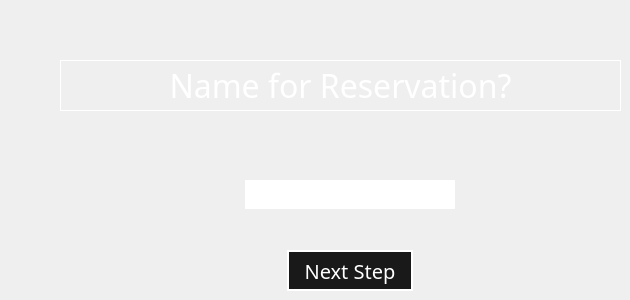
    <widget class="QWidget" name="BedType">
     <widget class="QLabel" name="ResHeader">
      <property name="geometry">
       <rect>
        <x>60</x>
        <y>60</y>
        <width>561</width>
        <height>51</height>
       </rect>
      </property>
      <property name="font">
       <font>
        <family>Century Gothic</family>
        <pointsize>24</pointsize>
        <weight>50</weight>
        <bold>false</bold>
       </font>
      </property>
      <property name="styleSheet">
       <string notr="true">color: rgb(255, 255, 255);</string>
      </property>
      <property name="frameShape">
       <enum>QFrame::Box</enum>
      </property>
      <property name="text">
       <string>Name for Reservation?</string>
      </property>
      <property name="alignment">
       <set>Qt::AlignCenter</set>
      </property>
     </widget>
     <widget class="QPushButton" name="ResProceedButton">
      <property name="geometry">
       <rect>
        <x>287</x>
        <y>250</y>
        <width>126</width>
        <height>41</height>
       </rect>
      </property>
      <property name="font">
       <font>
        <family>Baskerville</family>
        <pointsize>15</pointsize>
       </font>
      </property>
      <property name="cursor">
       <cursorShape>PointingHandCursor</cursorShape>
      </property>
      <property name="styleSheet">
       <string notr="true">QPushButton

{
	background-color: rgb(25, 25, 25);
	border-radius: 62%;
	color:rgb(255, 255, 255);
	border: 2px solid white;

}
QPushButton:hover
{
	border-color: rgb(25, 25, 25);
	background-color: rgb(0, 142, 209);
	

	border-size: 3px;
	border: 3px solid ;


}</string>
      </property>
      <property name="text">
       <string>Next Step</string>
      </property>
     </widget>
     <widget class="QLineEdit" name="ResInput">
      <property name="geometry">
       <rect>
        <x>245</x>
        <y>180</y>
        <width>210</width>
        <height>29</height>
       </rect>
      </property>
      <property name="font">
       <font>
        <pointsize>15</pointsize>
       </font>
      </property>
      <property name="styleSheet">
       <string notr="true">color: rgb(255, 255, 255);
border: 2px solid white;</string>
      </property>
      <property name="inputMask">
       <string notr="true"/>
      </property>
      <property name="maxLength">
       <number>32767</number>
      </property>
      <property name="dragEnabled">
       <bool>false</bool>
      </property>
      <property name="placeholderText">
       <string/>
      </property>
      <property name="clearButtonEnabled">
       <bool>false</bool>
      </property>
     </widget>
    </widget>
